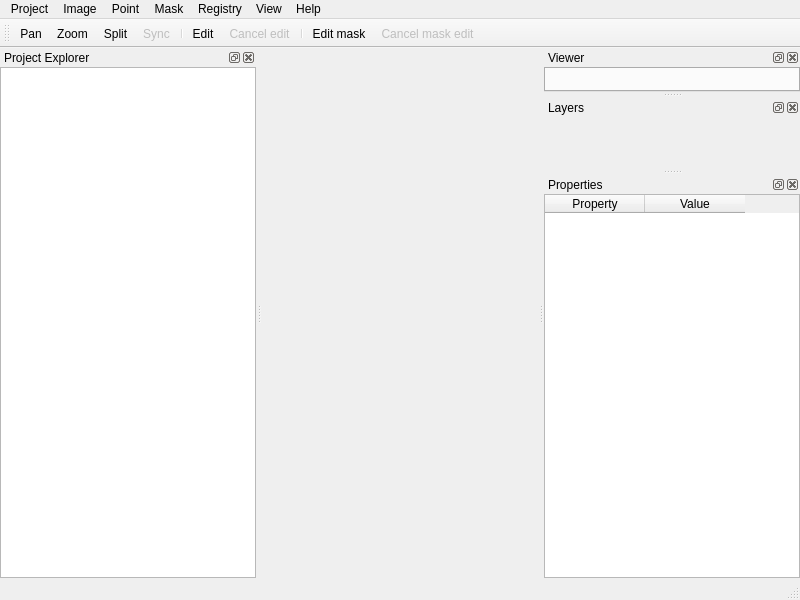
<?xml version="1.0" encoding="UTF-8"?>
<ui version="4.0">
 <class>MainWindow</class>
 <widget class="QMainWindow" name="MainWindow">
  <property name="geometry">
   <rect>
    <x>0</x>
    <y>0</y>
    <width>800</width>
    <height>600</height>
   </rect>
  </property>
  <property name="windowTitle">
   <string>rcaiman-projects</string>
  </property>
  <widget class="QWidget" name="centralwidget"/>
  <widget class="QMenuBar" name="menubar">
   <property name="geometry">
    <rect>
     <x>0</x>
     <y>0</y>
     <width>800</width>
     <height>22</height>
    </rect>
   </property>
   <widget class="QMenu" name="menuProject">
    <property name="title">
     <string>Project</string>
    </property>
    <addaction name="actionNewProject"/>
    <addaction name="actionOpenProject"/>
    <addaction name="actionImportLegacyHspProject"/>
    <addaction name="separator"/>
    <addaction name="actionSaveProjectAs"/>
    <addaction name="actionSaveProjectAsCleanCopy"/>
    <addaction name="actionProjectReport"/>
    <addaction name="actionCloseProject"/>
    <addaction name="separator"/>
    <addaction name="actionImportRaw"/>
    <addaction name="actionExtractRawData"/>
    <addaction name="separator"/>
    <addaction name="actionRegisterCollection"/>
    <addaction name="separator"/>
    <addaction name="menuRecentProjects"/>
   </widget>
   <widget class="QMenu" name="menuImage">
    <property name="title">
     <string>Image</string>
    </property>
    <addaction name="actionOpen_Image"/>
    <addaction name="actionValidateImageMetadata"/>
   </widget>
   <widget class="QMenu" name="menuPoint">
    <property name="title">
     <string>Point</string>
    </property>
    <addaction name="actionCreatePoints"/>
    <addaction name="actionCreatePointGrid"/>
    <addaction name="actionSelectPointsByMask"/>
    <addaction name="actionEditPoints"/>
    <addaction name="actionCancelEdit"/>
   </widget>
   <widget class="QMenu" name="menuMask">
    <property name="title">
     <string>Mask</string>
   </property>
   <addaction name="actionCreateMask"/>
   <addaction name="actionEditMask"/>
   <addaction name="actionCancelMaskEdit"/>
  </widget>
   <widget class="QMenu" name="menuView">
    <property name="title">
     <string>View</string>
    </property>
    <addaction name="actionPan"/>
    <addaction name="actionZoom"/>
    <addaction name="separator"/>
    <addaction name="actionSplitViewer"/>
    <addaction name="actionSyncSplitViews"/>
    <addaction name="actionSyncSplitZoom"/>
    <addaction name="separator"/>
    <addaction name="actionResetWindowLayout"/>
   </widget>
   <widget class="QMenu" name="menuRegistry">
    <property name="title">
     <string>Registry</string>
    </property>
    <addaction name="actionBuildMetadataRules"/>
    <addaction name="actionValidateCollectionMetadata"/>
   </widget>
   <widget class="QMenu" name="menuHelp">
    <property name="title">
     <string>Help</string>
    </property>
    <addaction name="actionExampleProjects"/>
    <addaction name="actionInteractionShortcuts"/>
    <addaction name="actionAboutRcaimanProjects"/>
   </widget>
   <addaction name="menuProject"/>
   <addaction name="menuImage"/>
   <addaction name="menuPoint"/>
   <addaction name="menuMask"/>
   <addaction name="menuRegistry"/>
   <addaction name="menuView"/>
   <addaction name="menuHelp"/>
  </widget>
  <widget class="QStatusBar" name="statusbar"/>
  <widget class="QMenu" name="menuRecentProjects">
   <property name="title">
    <string>Recent Projects</string>
   </property>
   <addaction name="actionRecentDummy"/>
  </widget>
  <widget class="QToolBar" name="toolBar">
   <property name="windowTitle">
    <string>toolBar</string>
   </property>
   <attribute name="toolBarArea">
    <enum>TopToolBarArea</enum>
   </attribute>
   <attribute name="toolBarBreak">
    <bool>false</bool>
   </attribute>
   <addaction name="actionPan"/>
   <addaction name="actionZoom"/>
   <addaction name="actionSplitViewer"/>
   <addaction name="actionSyncSplitViews"/>
   <addaction name="separator"/>
   <addaction name="actionEditPoints"/>
   <addaction name="actionCancelEdit"/>
   <addaction name="separator"/>
   <addaction name="actionEditMask"/>
   <addaction name="actionCancelMaskEdit"/>
  </widget>
  <widget class="QDockWidget" name="dockProjectExplorer">
   <property name="windowTitle">
    <string>Project Explorer</string>
   </property>
   <attribute name="dockWidgetArea">
    <number>1</number>
   </attribute>
   <widget class="QWidget" name="dockProjectExplorerContents">
    <layout class="QVBoxLayout" name="dockProjectExplorerLayout">
     <property name="leftMargin">
      <number>0</number>
     </property>
     <property name="topMargin">
      <number>0</number>
     </property>
     <property name="rightMargin">
      <number>0</number>
     </property>
     <property name="bottomMargin">
      <number>0</number>
     </property>
     <item>
      <widget class="QTreeView" name="projectTree"/>
     </item>
    </layout>
   </widget>
  </widget>
  <widget class="QDockWidget" name="dockViewer">
   <property name="windowTitle">
    <string>Viewer</string>
   </property>
   <attribute name="dockWidgetArea">
    <number>2</number>
   </attribute>
   <widget class="QWidget" name="dockViewerContents">
    <layout class="QVBoxLayout" name="dockViewerLayout">
     <property name="leftMargin">
      <number>0</number>
     </property>
     <property name="topMargin">
      <number>0</number>
     </property>
     <property name="rightMargin">
      <number>0</number>
     </property>
     <property name="bottomMargin">
      <number>0</number>
     </property>
     <item>
      <widget class="QTabWidget" name="workspaceTabs"/>
     </item>
    </layout>
   </widget>
  </widget>
  <widget class="QDockWidget" name="dockLayers">
   <property name="windowTitle">
    <string>Layers</string>
   </property>
   <attribute name="dockWidgetArea">
    <number>2</number>
   </attribute>
   <widget class="QWidget" name="dockLayersContents">
    <layout class="QVBoxLayout" name="dockLayersLayout">
     <item>
      <widget class="LayersDock" name="layersDock" native="true"/>
     </item>
    </layout>
   </widget>
  </widget>
  <widget class="QDockWidget" name="dockProperties">
   <property name="windowTitle">
    <string>Properties</string>
   </property>
   <attribute name="dockWidgetArea">
    <number>2</number>
   </attribute>
   <widget class="QWidget" name="dockPropertiesContents">
    <layout class="QVBoxLayout" name="dockPropertiesLayout">
     <property name="leftMargin">
      <number>0</number>
     </property>
     <property name="topMargin">
      <number>0</number>
     </property>
     <property name="rightMargin">
      <number>0</number>
     </property>
     <property name="bottomMargin">
      <number>0</number>
     </property>
     <item>
      <widget class="QTableWidget" name="propertiesTable">
       <property name="columnCount">
        <number>2</number>
       </property>
       <column>
        <property name="text">
         <string>Property</string>
        </property>
       </column>
       <column>
        <property name="text">
         <string>Value</string>
        </property>
       </column>
      </widget>
     </item>
    </layout>
   </widget>
  </widget>
  <action name="actionOpen_Image">
   <property name="text">
    <string>Open...</string>
   </property>
  </action>
  <action name="actionNewProject">
   <property name="text">
    <string>New...</string>
   </property>
  </action>
  <action name="actionOpenProject">
   <property name="text">
    <string>Open...</string>
   </property>
  </action>
  <action name="actionImportLegacyHspProject">
   <property name="text">
    <string>Import legacy HSP project...</string>
   </property>
  </action>
  <action name="actionSaveProjectAs">
   <property name="text">
    <string>Save As...</string>
   </property>
  </action>
  <action name="actionSaveProjectAsCleanCopy">
   <property name="text">
    <string>Save As Clean Copy...</string>
   </property>
  </action>
  <action name="actionCloseProject">
   <property name="text">
    <string>Close</string>
   </property>
  </action>
  <action name="actionProjectReport">
   <property name="enabled">
    <bool>false</bool>
   </property>
   <property name="text">
    <string>Report...</string>
   </property>
  </action>
  <action name="actionBuildMetadataRules">
   <property name="enabled">
    <bool>false</bool>
   </property>
   <property name="text">
    <string>Build metadata rules...</string>
   </property>
  </action>
  <action name="actionValidateImageMetadata">
   <property name="enabled">
    <bool>false</bool>
   </property>
   <property name="text">
    <string>Validate...</string>
   </property>
  </action>
  <action name="actionValidateCollectionMetadata">
   <property name="enabled">
    <bool>false</bool>
   </property>
   <property name="text">
    <string>Validate collection...</string>
   </property>
  </action>
  <action name="actionImportRaw">
   <property name="text">
    <string>Import raw...</string>
   </property>
  </action>
  <action name="actionExtractRawData">
   <property name="enabled">
    <bool>false</bool>
   </property>
   <property name="text">
    <string>Extract raw data and metadata</string>
   </property>
  </action>
  <action name="actionRegisterCollection">
   <property name="text">
    <string>Register collection...</string>
   </property>
  </action>
  <action name="actionRecentDummy">
   <property name="text">
    <string>(empty)</string>
   </property>
  </action>
  <action name="actionPan">
   <property name="checkable">
    <bool>true</bool>
   </property>
   <property name="icon">
    <iconset resource="resources.qrc">
     <normaloff>:/icons/hand-pan.png</normaloff>:/icons/hand-pan.png</iconset>
   </property>
   <property name="text">
    <string>Pan</string>
   </property>
   <property name="toolTip">
    <string>Pan view
Hold Space for temporary pan from any interaction mode.</string>
   </property>
  </action>
  <action name="actionZoom">
   <property name="checkable">
    <bool>true</bool>
   </property>
   <property name="icon">
    <iconset theme="QIcon::ThemeIcon::ZoomIn"/>
   </property>
   <property name="text">
    <string>Zoom</string>
   </property>
   <property name="toolTip">
    <string>Zoom view
Hold Z for temporary zoom from any interaction mode.</string>
   </property>
  </action>
  <action name="actionCreatePoints">
   <property name="text">
    <string>Create empty point layer...</string>
   </property>
  </action>
  <action name="actionCreatePointGrid">
   <property name="text">
    <string>Create grid...</string>
   </property>
  </action>
  <action name="actionSelectPointsByMask">
   <property name="text">
    <string>Select by mask...</string>
   </property>
  </action>
  <action name="actionCreateMask">
   <property name="text">
    <string>Create...</string>
   </property>
  </action>
  <action name="actionEditMask">
   <property name="checkable">
    <bool>true</bool>
   </property>
   <property name="icon">
    <iconset theme="QIcon::ThemeIcon::MailMessageNew"/>
   </property>
   <property name="text">
    <string>Edit mask</string>
   </property>
   <property name="toolTip">
    <string>Edit the active binary mask layer.
Drag to paint, and hold Alt/Option to erase.</string>
   </property>
  </action>
  <action name="actionCancelMaskEdit">
   <property name="enabled">
    <bool>false</bool>
   </property>
   <property name="icon">
    <iconset theme="QIcon::ThemeIcon::EditUndo"/>
   </property>
   <property name="text">
    <string>Cancel mask edit</string>
   </property>
   <property name="toolTip">
    <string>Revert the mask layer to its state before editing started.</string>
   </property>
  </action>
  <action name="actionEditPoints">
   <property name="checkable">
    <bool>true</bool>
   </property>
   <property name="icon">
    <iconset resource="resources.qrc">
     <normaloff>:/icons/edit-points-target.png</normaloff>:/icons/edit-points-target.png</iconset>
   </property>
   <property name="text">
    <string>Edit</string>
   </property>
   <property name="toolTip">
    <string>Edit the active point layer.
Click empty space to add, drag a point to move it, and use the platform delete modifier to delete.</string>
   </property>
  </action>
  <action name="actionCancelEdit">
   <property name="enabled">
    <bool>false</bool>
   </property>
   <property name="icon">
    <iconset resource="resources.qrc">
     <normaloff>:/icons/edit-points-target-cancel.png</normaloff>:/icons/edit-points-target-cancel.png</iconset>
   </property>
   <property name="text">
    <string>Cancel edit</string>
   </property>
   <property name="toolTip">
    <string>Revert the point layer to its state before editing started.</string>
   </property>
  </action>
  <action name="actionSplitViewer">
   <property name="icon">
    <iconset resource="resources.qrc">
     <normaloff>:/icons/split.png</normaloff>:/icons/split.png</iconset>
   </property>
   <property name="text">
    <string>Split viewer</string>
   </property>
   <property name="iconText">
    <string>Split</string>
   </property>
   <property name="toolTip">
    <string>Split the current image viewer into two panels.</string>
   </property>
  </action>
  <action name="actionSyncSplitViews">
   <property name="checkable">
    <bool>true</bool>
   </property>
   <property name="enabled">
    <bool>false</bool>
   </property>
   <property name="icon">
    <iconset resource="resources.qrc">
     <normaloff>:/icons/sync.png</normaloff>:/icons/sync.png</iconset>
   </property>
   <property name="text">
    <string>Sync split views</string>
   </property>
   <property name="iconText">
    <string>Sync</string>
   </property>
   <property name="toolTip">
    <string>Synchronize pan between split viewers.</string>
   </property>
  </action>
  <action name="actionSyncSplitZoom">
   <property name="checkable">
    <bool>true</bool>
   </property>
   <property name="checked">
    <bool>true</bool>
   </property>
   <property name="enabled">
    <bool>false</bool>
   </property>
   <property name="text">
    <string>Sync zoom</string>
   </property>
   <property name="toolTip">
    <string>Synchronize zoom between split viewers.</string>
   </property>
  </action>
  <action name="actionResetWindowLayout">
   <property name="text">
    <string>Reset window layout</string>
   </property>
  </action>
  <action name="actionAboutRcaimanProjects">
   <property name="text">
    <string>About rcaiman-projects</string>
   </property>
  </action>
  <action name="actionExampleProjects">
   <property name="text">
    <string>Example projects...</string>
   </property>
  </action>
  <action name="actionInteractionShortcuts">
   <property name="text">
    <string>Interaction shortcuts...</string>
   </property>
  </action>
 </widget>
 <customwidgets>
  <customwidget>
   <class>LayersDock</class>
   <extends>QWidget</extends>
   <header>layersdock.h</header>
  </customwidget>
 </customwidgets>
 <resources>
  <include location="resources.qrc"/>
 </resources>
 <connections/>
</ui>
